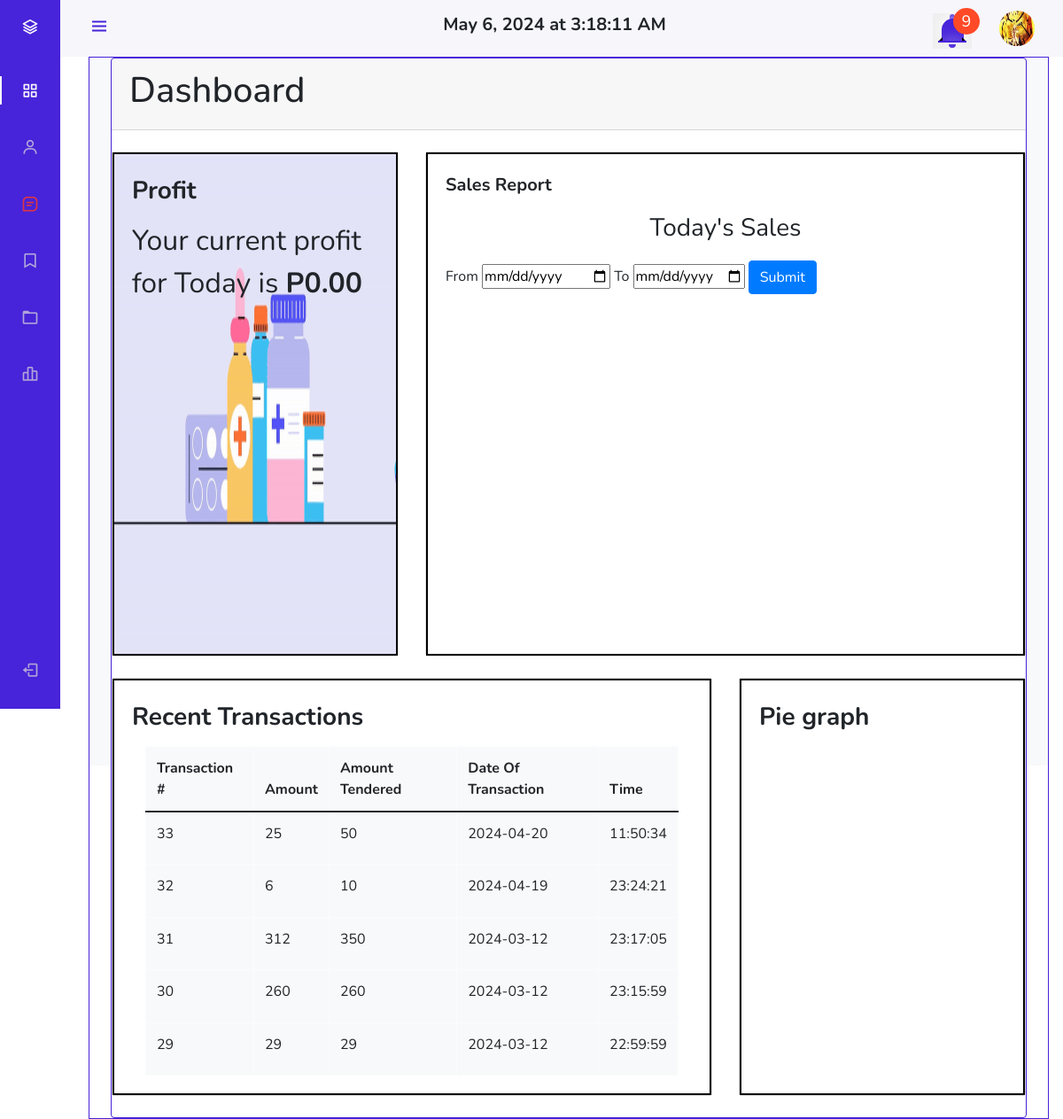
Screenshot of /pages/admin/admin_page.php (signed in) with the database file from the repository.
### tables this page shows
CREATE TABLE `accounts` (
  `id` int(11) NOT NULL,
  `username` varchar(50) NOT NULL,
  `password` varchar(256) DEFAULT NULL,
  `email` varchar(100) NOT NULL,
  `role_as` int(11) NOT NULL,
  `picture` varchar(255) DEFAULT NULL
);

CREATE TABLE `transactions` (
  `id` int(11) NOT NULL,
  `amount` int(11) NOT NULL,
  `tender_amount` int(11) NOT NULL,
  `date_transacted` date NOT NULL,
  `time_transacted` time NOT NULL,
  `payment_mode` varchar(256) NOT NULL,
  `transact_by` varchar(256) NOT NULL
);

### pages/admin/admin_page.php (the view, shortened to what this page needs)
<?php
include '../../database/config.php';
if (isset($_POST['submit'])) {
   $startDate = $_POST['startDate'];
   $endDate = $_POST['endDate'];
   $total_query = "SELECT SUM(amount) as total_amount FROM transactions WHERE date_transacted BETWEEN '$startDate' AND '$endDate'";
   $total_result = mysqli_query($conn, $total_query);
   $total_row = mysqli_fetch_assoc($total_result);
   $sales = $total_row['total_amount'];
   $total_query = "SELECT SUM(total) as total_amount FROM deliver_received WHERE date_received BETWEEN '$startDate' AND '$endDate'";
   $total_result = mysqli_query($conn, $total_query);
   $total_row = mysqli_fetch_assoc($total_result);
   $capital = $total_row['total_amount'];
   $income =  $sales - $capital;
   $dataPoints = array(
      array("y" => $capital, "label" => "Received"),
      array("y" => $sales, "label" => "Sold"),
      array("y" => $income, "label" => "Income")
   );
} else {
   $today =  date("Y-m-d");
   $total_query = "SELECT SUM(amount) as total_amount FROM transactions WHERE date_transacted = '$today'";
   $total_result = mysqli_query($conn, $total_query);
   $total_row = mysqli_fetch_assoc($total_result);
   $sales = $total_row['total_amount'];
   if (empty($sales)) {
      $sales = 0;
   }
   $total_query = "SELECT SUM(total) as total_amount FROM deliver_received WHERE date_received = '$today'";
   $total_result = mysqli_query($conn, $total_query);
   $total_row = mysqli_fetch_assoc($total_result);
   $capital = $total_row['total_amount'];
   if (empty($capital)) {
      $capital = 0;
   }
   $income =  $sales - $capital;
}
?>
<!DOCTYPE html>
<html lang="en">
<head>
   <?php include "ham.php"; ?>
   <div class="height-100 bg-light">
      <div class="container-fluid px-4" id="dashboard">
         <div class="card" id="main_card">
            <div class="card-header"><b>
                  <h1>Dashboard</h1>
               </b></div>
            <div class="row">
               <div class="col-md-4 my-4">
                  <div class="card">
                     <div class="card-body top profit" id="content">
                        <p class="card-title text-start fs-3"><b>Profit</b></p>
                        <p class="card-text text-start fs-2">Your current profit
                           <?php
                           if (isset($_POST['submit'])) {
                              echo "from " . $startDate . " to " . $endDate . " is: <b> P" . number_format($income, 2) . "</b>";
                           } else {
                              echo "for Today is <b> P" . number_format($income, 2) . "</b>";
                           }
                           ?>
                        </p>
                     </div>
                  </div>
               </div>
               <div class="col-md-8 my-4">
                  <div class="card">
                     <div class="card-body top" id="content">
                        <p class="card-title text-start fs-5"><b>Sales Report</b></p>
                        <p class="class-title text-center fs-3">
                           <?php
                           if (isset($_POST['submit'])) {
                              echo "The sales from " . $startDate . " to " . $endDate . ":";
                           } else {
                              echo "Today's Sales";
                           }
                           ?>
                        </p>
                        <form action="" method="post">
                           <label for="">From</label>
                           <input type="date" id="startDate" name="startDate" placeholder="Start Date (YYYY/MM/DD)" pattern="\d{4}/\d{2}/\d{2}" required>
                           <label for="">To</label>
                           <input type="date" id="endDate" name="endDate" placeholder="End Date (YYYY/MM/DD)" pattern="\d{4}/\d{2}/\d{2}" required max="<?php echo $today; ?>">
                           <input type="submit" name="submit" class="btn btn-primary"></input>
                        </form>
                        <div id="chartContainer" style="height: 45vh; width: 95%;"></div>
                     </div>
                  </div>
               </div>
               <div class="col-md-8 mb-4">
                  <div class="card">
                     <div class="card-body bottom" id="content">
                        <p class="card-title text-start fs-3"><b>Recent Transactions</b></p>
                        <section class="intro">
                           <div class="gradient-custom-2 h-100">
                              <div class="mask d-flex align-items-center h-100">
                                 <div class="container">
                                    <div class="row justify-content-center">
                                       <div class="col-12">
                                          <div class="table-responsive">
                                             <table class="table table-light table-bordered mb-0" style="height:46.5vh; width: 100%;">
                                                <thead>
                                                   <t>
                                                      <th scope="col">Transaction #</th>
                                                      <th scope="col">Amount</th>
                                                      <th scope="col">Amount Tendered</th>
                                                      <th scope="col">Date Of Transaction</th>
                                                      <th scope="col">Time</th>
                                                </thead>
                                                <tbody>
                                                   <?php
                                                   $query = "SELECT * FROM transactions ORDER BY id DESC LIMIT 5";
                                                   $result = mysqli_query($conn, $query);
                                                   while ($row = mysqli_fetch_assoc($result)) {
                                                   ?>
                                                      <tr>
                                                         <td><?php echo $row['id']; ?></td>
                                                         <td><?php echo $row['amount']; ?></td>
                                                         <td><?php echo $row['tender_amount']; ?></td>
                                                         <td><?php echo $row['date_transacted']; ?></td>
                                                         <td><?php echo $row['time_transacted']; ?></td>
                                                      </tr>
                                                   <?php
                                                   }
                                                   ?>
                                                </tbody>
                                             </table>
                                          </div>
                                       </div>
                                    </div>
                                 </div>
                              </div>
                           </div>
                        </section>
                     </div>
                  </div>
               </div>
               <div class="col-md-4 mb-4">
                  <div class="card">
                     <div class="card-body bottom" id="content">
                        <p class="card-title text-start fs-3"><b>Pie graph</b></p>
                        <div id="chartContainer1" style="height: 46.5vh; width: 100%;"></div>
                     </div>
                  </div>
               </div>
            </div>
         </div>
      </div>
   </div>
   </body>
</html>

### pages/admin/ham.php (shortened to what this page needs)
<?php
$host = "localhost";
$user = "root";
$pass = "";
$dbname = "capstone";
$conn = new mysqli($host, $user, $pass, $dbname);
$unreadQuery = "SELECT COUNT(*) AS unread_count FROM (
    SELECT status FROM push_orders WHERE status = 'unread'
    UNION ALL
    SELECT status FROM reports WHERE status = 'unread'
) AS combined";
$result = $conn->query($unreadQuery);
$row = $result->fetch_assoc();
$hasUnread = $row['unread_count'] > 0;
$usn = $_SESSION['admin_name'];
$pictureQuery = "SELECT picture FROM accounts WHERE username = '$usn'";
$pictureResult = $conn->query($pictureQuery);
$row = $pictureResult->fetch_assoc();
$picture_name = $row['picture'];
$notifCount = 0;
?>
<link rel="stylesheet" href="https://cdn.jsdelivr.net/npm/bootstrap@5.0.0-beta1/dist/css/bootstrap.min.css">
<link rel="stylesheet" href="https://cdn.jsdelivr.net/npm/bootstrap@5.0.0-beta1/dist/js/bootstrap.bundle.min.js">
<link rel="stylesheet" href="https://cdnjs.cloudflare.com/ajax/libs/jquery/3.2.1/jquery.min.js">
<link rel="stylesheet" href="https://cdn.jsdelivr.net/npm/boxicons@latest/css/boxicons.min.css">
<link href="https://cdn.jsdelivr.net/npm/select2@4.1.0-rc.0/dist/css/select2.min.css" rel="stylesheet" />
<link rel="stylesheet" href="https://stackpath.bootstrapcdn.com/bootstrap/4.5.2/css/bootstrap.min.css">
<link rel="stylesheet" href="https://cdn.jsdelivr.net/npm/sweetalert2@10">
<link rel="stylesheet" href="../../css/admin_ham.css">
</head>
<body>
    <body id="body-pd">
        <header class="header" id="header">
            <div class="header_toggle"> <i class='bx bx-menu' id="header-toggle"></i> </div>
            <div class='header_time'>
                <h5><b><span id='current_datetime'></span></b></h5>
            </div>
                        <?php
                        $expiry_query = "SELECT * FROM warehouse";
                        $result = $conn->query($expiry_query);
                        while ($row = $result->fetch_assoc()) {
                            $expiry_date = $row["expiry_date"];
                            $today =  date("Y-m-d");
                            $diff = strtotime($expiry_date) - strtotime($today);
                            $diffInMonths = floor($diff / (30 * 24 * 60 * 60));
                            if ($diffInMonths <= 3) {
                                $notifCount++;
                            }
                        }
                        $low_stock_query = "SELECT item_name FROM items";
                        $item_results = $conn->query($low_stock_query);
                        while ($row = $item_results->fetch_assoc()) {
                            $item_name = $row['item_name'];
                            $data = "SELECT SUM(item_qty) AS total_qty, vendor_name FROM warehouse WHERE item_name = '$item_name' GROUP BY item_name;";
                            $warehouse_result = mysqli_query($conn, $data);
                            $warehouse_row = mysqli_fetch_assoc($warehouse_result);
                            if ($warehouse_row) {
                                $item_qty = $warehouse_row['total_qty'];
                                if ($item_qty <= 20) {
                                    $notifCount++;
                                }
                            } else {
                                $notifCount++;
                            }
                        }
                        ?>
            <div class="notification-box">
                <span class="notification-count"><?php echo $notifCount; ?></span>
                <button onclick="showAlert()" style="border:none; outline:none">
                    <div class="notification-bell">
                        <span class="bell-top"></span>
                        <span class="bell-middle"></span>
                        <span class="bell-bottom"></span>
                        <span class="bell-rad"></span>
                </button>
            </div>
            <div class='header_img'>
                <img src='../../img/<?php echo $picture_name; ?>' alt=''>
            </div>
        </header>
        <div class="l-navbar" id="nav-bar">
            <nav class="nav">
                <div class="nav2">
                    <a href="admin_view_profile.php" class="nav_logo"> <i class='bx bx-layer nav_logo-icon'></i> <span class="nav_logo-name">Admin</span> </a>
                    <div class="nav_list">
                        <a href="admin_page.php" class="nav_link active"> <i class='bx bx-grid-alt nav_icon'></i> <span class="nav_name">Dashboard</span> </a>
                        <a href="admin_view_users.php" class="nav_link"> <i class='bx bx-user nav_icon'></i> <span class="nav_name">Users</span> </a>
                        <a href="admin_view_messages.php" class="nav_link">
                            <i class='bx bx-message-square-detail nav_icon <?php if ($hasUnread) echo "text-danger"; ?>'></i>
                        </a>
                        <a href="admin_view_items.php" class="nav_link"> <i class='bx bx-bookmark nav_icon'></i> <span class="nav_name">Items</span> </a>
                        <div class="dropdown">
                            <a class="dropbtn nav_link">
                                <i class='bx bx-folder nav_icon'></i>
                            </a>
                        </div>
                        <a href="admin_view_warehouse.php" class="nav_link"> <i class='bx bx-bar-chart-alt-2 nav_icon'></i> <span class="nav_name">Stocks</span> </a>
                    </div>
                </div>
                <a href="../../actions/logout.php" class="nav_link"> <i class='bx bx-log-out nav_icon'></i> <span class="nav_name">SignOut</span> </a>
            </nav>
        </div>

### rows the page displays
accounts: picture (placeholder picture)
transactions: id "33", amount "25", tender_amount "50", date_transacted "2024-04-20", time_transacted "11:50:34"
transactions: id "32", amount "6", tender_amount "10", date_transacted "2024-04-19", time_transacted "23:24:21"
transactions: id "31", amount "312", tender_amount "350", date_transacted "2024-03-12", time_transacted "23:17:05"
transactions: id "30", amount "260", tender_amount "260", date_transacted "2024-03-12", time_transacted "23:15:59"
transactions: id "29", amount "29", tender_amount "29", date_transacted "2024-03-12", time_transacted "22:59:59"

### other values shown
$notifCount "9"
$income "0.00"
